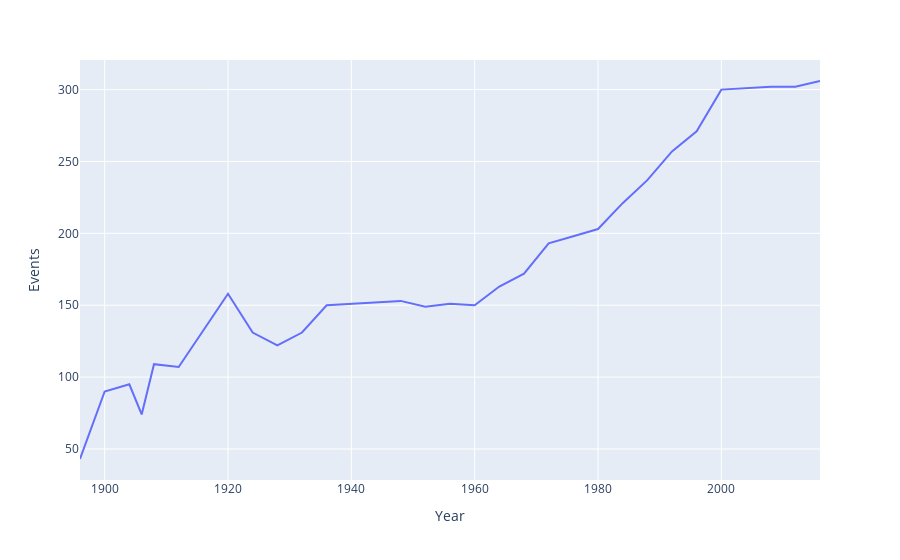

Write notebook code for a chart like this one.
### Code cell
# Plotting Number of events over time

events_over_years = df.drop_duplicates(['Year','Event'])['Year'].value_counts().reset_index().sort_values('index')
events_over_years.rename(columns={'index':'Year','Year':'Events'},inplace=True)

fig = px.line(events_over_years,x='Year',y='Events')
fig.show()

### Figure 1 — Plotly figure (JSON) as saved in the notebook; plotly's stock layout.template omitted (floating-point values rounded to 4 significant figures)
{"data": [{"hovertemplate": "Year=%{x}<br>Events=%{y}<extra></extra>", "legendgroup": "", "line": {"color": "#636efa", "dash": "solid"}, "marker": {"symbol": "circle"}, "mode": "lines", "name": "", "orientation": "v", "showlegend": false, "type": "scatter", "x": [1896, 1900, 1904, 1906, 1908, 1912, 1920, 1924, 1928, 1932, 1936, 1948, 1952, 1956, 1960, 1964, 1968, 1972, 1976, 1980, 1984, 1988, 1992, 1996, 2000, 2004, 2008, 2012, 2016], "xaxis": "x", "y": [43, 90, 95, 74, 109, 107, 158, 131, 122, 131, 150, 153, 149, 151, 150, 163, 172, 193, 198, 203, 221, 237, 257, 271, 300, 301, 302, 302, 306], "yaxis": "y"}], "layout": {"legend": {"tracegroupgap": 0}, "margin": {"t": 60}, "xaxis": {"anchor": "y", "domain": [0, 1], "title": {"text": "Year"}}, "yaxis": {"anchor": "x", "domain": [0, 1], "title": {"text": "Events"}}}}
